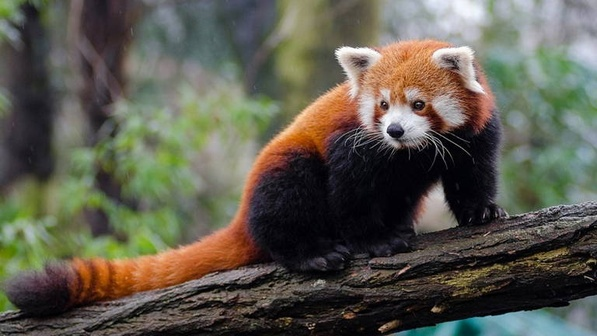
#> input picture examen_final/examen_final/python/data/animal-2.jpg, 597 x 336 px, shrunk from 768 x 432 before the run
$ jupyter execute examen_final_python.ipynb   (shell and % lines are left out)   (older library calls are emulated)
#> lines starting #> are read from the running program, lines starting #| are printed output that depends on the picture; after the words box and inside, x2 and y2 are one past the last pixel; in counts of white or black regions, pixels touching at a corner belong together
[cell 1]
import cv2
import numpy as np
import matplotlib.pyplot as plt
from pathlib import Path
import imageio.v2 as imageio


# Directorios de trabajo (se crean si no existen)
DATA_DIR = Path("data")
GIF_DIR = Path("gifs")

DATA_DIR.mkdir(exist_ok=True)
GIF_DIR.mkdir(exist_ok=True)

print("Carpeta de datos:", DATA_DIR.resolve())
print("Carpeta de GIFs:", GIF_DIR.resolve())

## 1. Carga y visualización de la imagen

En esta sección cargo una imagen a color (RGB) de un animal en vía de extinción y la muestro.

[cell 2]
img_path = DATA_DIR / "animal-2.jpg"

# Cargar imagen en BGR (formato por defecto de OpenCV)
img_bgr = cv2.imread(str(img_path))
#> img_bgr is the input picture: shape (336, 597, 3); mean B, G, R 78.8, 90.9, 93.4

if img_bgr is None:
    raise FileNotFoundError(f"No se pudo cargar la imagen en {img_path}")

# Convertir a RGB para visualizar correctamente con matplotlib
img_rgb = cv2.cvtColor(img_bgr, cv2.COLOR_BGR2RGB)

plt.figure(figsize=(5, 5))
plt.imshow(img_rgb)
plt.axis("off")
plt.title("Imagen original (RGB) - Animal en vía de extinción")
plt.show()

## 2. Filtros básicos

Se aplica:
- Un filtro de suavizado (desenfoque gaussiano).
- Un filtro de realce de bordes (Laplaciano sobre escala de grises).

[cell 3]
# Filtro de suavizado: desenfoque gaussiano
blur = cv2.GaussianBlur(img_rgb, (7, 7), sigmaX=1.5)
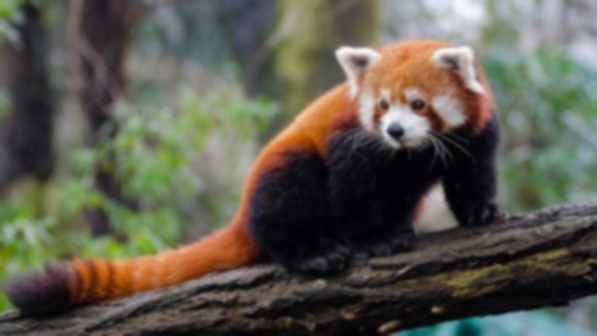
#> blur: shape (336, 597, 3); mean R, G, B 93.3, 90.9, 78.8

# Escala de grises para el filtro de bordes
gray = cv2.cvtColor(img_rgb, cv2.COLOR_RGB2GRAY)
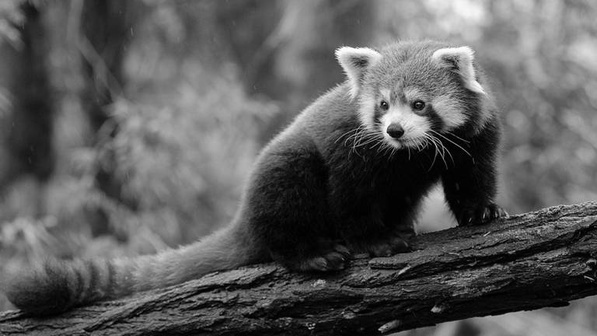
#> gray: shape (336, 597); min 0, max 255, mean 90.3

# Realce de bordes con Laplaciano
edges_lap = cv2.Laplacian(gray, ddepth=cv2.CV_64F, ksize=3)
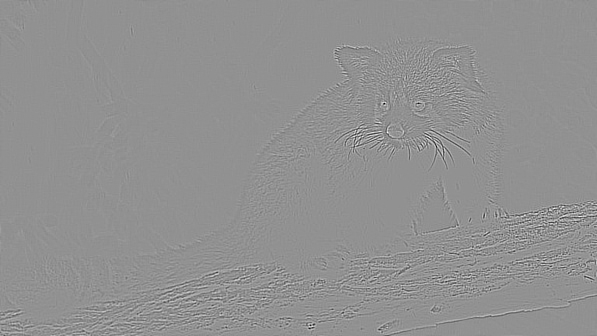
#> edges_lap: shape (336, 597) float64; min -1230, max 926, mean 0; drawn with min black and max white
edges_lap = cv2.convertScaleAbs(edges_lap)
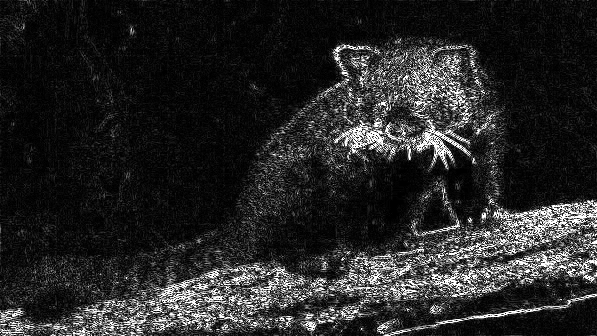
#> edges_lap: shape (336, 597); min 0, max 255, mean 38.7

fig, axes = plt.subplots(1, 3, figsize=(15, 5))

axes[0].imshow(img_rgb)
axes[0].set_title("Original")
axes[0].axis("off")

axes[1].imshow(blur)
axes[1].set_title("Suavizado (Gaussiano)")
axes[1].axis("off")

axes[2].imshow(edges_lap, cmap="gray")
axes[2].set_title("Realce de bordes (Laplaciano)")
axes[2].axis("off")

plt.show()

**Comentario visual:**

- El **suavizado gaussiano** reduce el ruido y la textura fina, por lo que la imagen se ve más “suave” y menos nítida.
- El **Laplaciano** resalta los cambios bruscos de intensidad: bordes del animal, contornos y límites con el fondo se ven como líneas claras sobre fondo más oscuro.

## 3. Visualización de canales de color (R, G, B)

Se separa la imagen en sus tres canales y se muestra cada uno en escala de grises.

[cell 4]
# Separar los tres canales
R = img_rgb[:, :, 0]
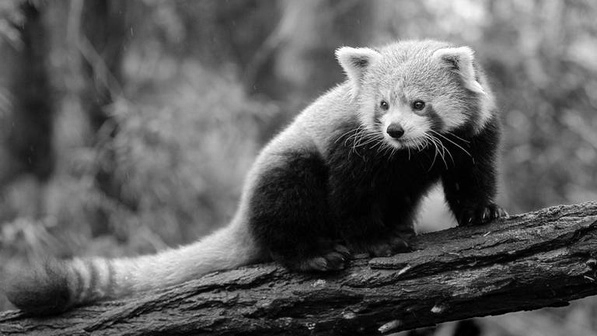
#> R: shape (336, 597); min 0, max 255, mean 93.4
G = img_rgb[:, :, 1]
B = img_rgb[:, :, 2]
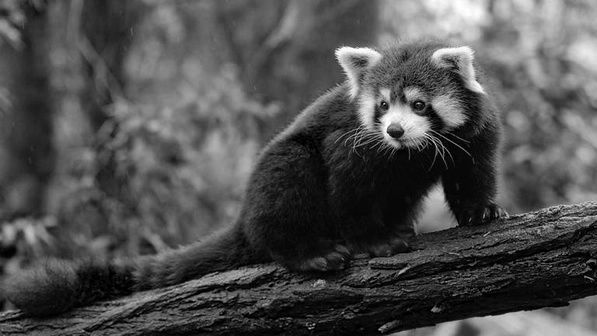
#> B: shape (336, 597); min 0, max 255, mean 78.8

fig, axes = plt.subplots(1, 3, figsize=(15, 5))

axes[0].imshow(R, cmap="gray")
axes[0].set_title("Canal R")
axes[0].axis("off")

axes[1].imshow(G, cmap="gray")
axes[1].set_title("Canal G")
axes[1].axis("off")

axes[2].imshow(B, cmap="gray")
axes[2].set_title("Canal B")
axes[2].axis("off")

plt.show()

**Observaciones por canal:**

- En el canal **R (rojo)** se ven más claras las zonas donde predomina este color (por ejemplo, partes del cuerpo del animal o fondo con tonos cálidos).
- En el canal **G (verde)** se resaltan las áreas con vegetación o tonos verdosos: hojas, plantas, algas, etc.
- En el canal **B (azul)** suelen verse más claras zonas de cielo o agua (si la imagen es marina) o elementos con tonos fríos.

Un valor más claro indica que en esa región hay **más cantidad de ese color**; más oscuro, menos.

## 4. Operaciones morfológicas

Se trabaja sobre una versión binarizada de la imagen y se aplican dos operaciones morfológicas:
- Apertura (opening).
- Cierre (closing).

[cell 5]
# Binarización con umbral de Otsu sobre la imagen en grises
_, binary = cv2.threshold(gray, 0, 255, cv2.THRESH_BINARY + cv2.THRESH_OTSU)
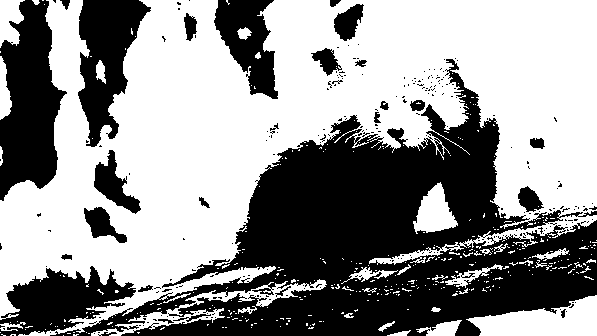
#> binary: shape (336, 597); 57.5% white; 265 black regions (238 under 20 px), largest, box (x1, y1, x2, y2) and area: (50, 59, 597, 336) 56858, (0, 0, 67, 201) 8583, (78, 0, 151, 147) 5831

# Elemento estructurante (kernel)
kernel = cv2.getStructuringElement(cv2.MORPH_RECT, (5, 5))

# Operación 1: Apertura (elimina ruido blanco pequeño)
opening = cv2.morphologyEx(binary, cv2.MORPH_OPEN, kernel)
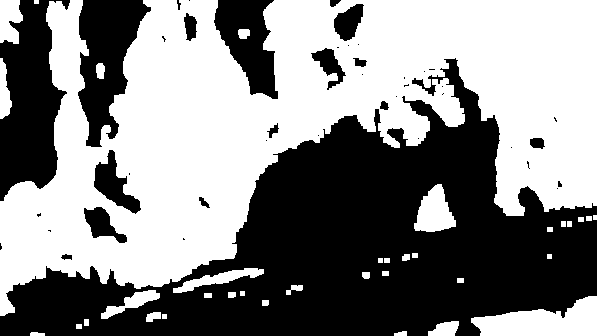
#> opening: shape (336, 597); 52.8% white; 43 black regions (26 under 20 px), largest, box (x1, y1, x2, y2) and area: (0, 58, 597, 336) 72044, (0, 0, 70, 201) 8771, (78, 0, 151, 147) 5963

# Operación 2: Cierre (rellena huecos negros dentro de objetos blancos)
closing = cv2.morphologyEx(binary, cv2.MORPH_CLOSE, kernel)
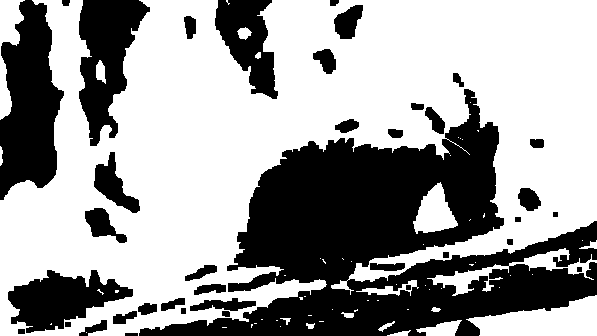
#> closing: shape (336, 597); 61.9% white; 38 black regions, largest, box (x1, y1, x2, y2) and area: (139, 89, 597, 336) 47595, (0, 0, 64, 200) 8469, (79, 0, 150, 146) 5708

fig, axes = plt.subplots(1, 3, figsize=(15, 5))

axes[0].imshow(binary, cmap="gray")
axes[0].set_title("Binarizada")
axes[0].axis("off")

axes[1].imshow(opening, cmap="gray")
axes[1].set_title("Apertura")
axes[1].axis("off")

axes[2].imshow(closing, cmap="gray")
axes[2].set_title("Cierre")
axes[2].axis("off")

plt.show()

**Efectos de las operaciones morfológicas:**

- La **apertura** (erosión seguida de dilatación) elimina objetos blancos pequeños y ruido aislado, haciendo que las regiones principales queden más “limpias”.
- El **cierre** (dilatación seguida de erosión) tiende a **cerrar huecos negros** dentro de regiones blancas y unir partes cercanas, haciendo los objetos más compactos.

## 5. Animación (GIF)

Se genera un GIF que muestra de forma secuencial:
- Imagen original.
- Filtro suavizado.
- Realce de bordes.
- Imagen binarizada.
- Resultados de apertura y cierre.

[cell 6]
frames = []

# Asegurarse de que todos los frames sean RGB
frame_original = img_rgb.copy()
frame_blur = blur.copy()
frame_edges = cv2.cvtColor(edges_lap, cv2.COLOR_GRAY2RGB)
frame_binary = cv2.cvtColor(binary, cv2.COLOR_GRAY2RGB)
frame_opening = cv2.cvtColor(opening, cv2.COLOR_GRAY2RGB)
frame_closing = cv2.cvtColor(closing, cv2.COLOR_GRAY2RGB)

frames.extend([
    frame_original,
    frame_blur,
    frame_edges,
    frame_binary,
    frame_opening,
    frame_closing,
])

gif_path = GIF_DIR / "procesamiento_animal.gif"

# loop=0 → se repite para siempre
imageio.mimsave(
    gif_path,
    frames,
    duration=0.8,  # 0.8 s por frame
    loop=0
)

print("GIF guardado en:", gif_path)

$ run again, with examen_final/examen_final/python/data/animal.jpg copied over examen_final/examen_final/python/data/animal-2.jpg
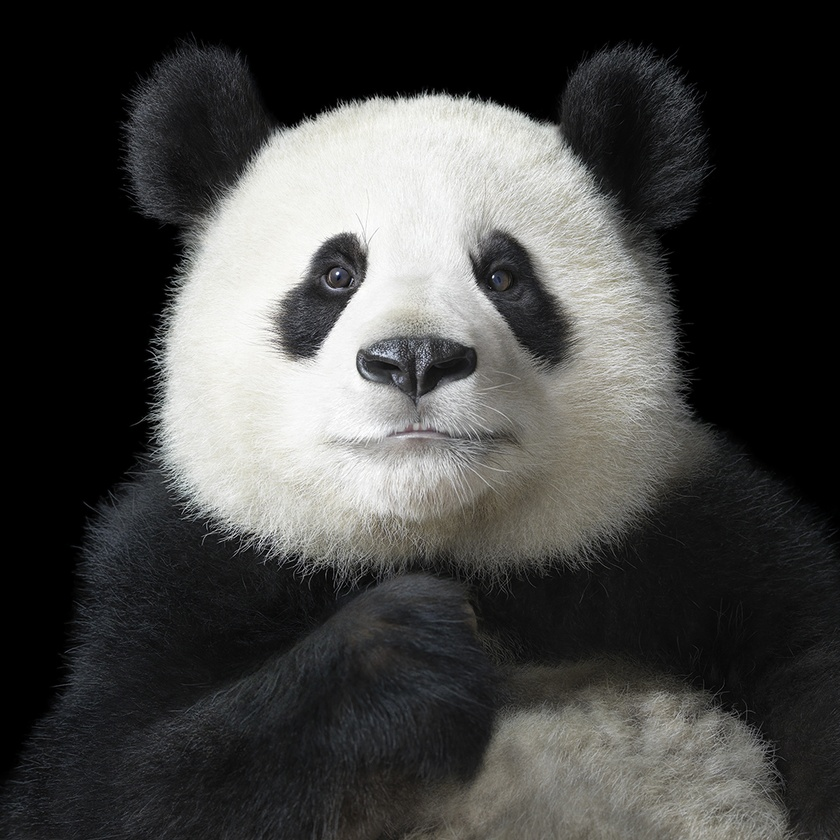
#> input picture examen_final/examen_final/python/data/animal.jpg, 840 x 840 px, shrunk from 1080 x 1080 before the run
#> img_bgr is the input picture: shape (840, 840, 3); mean B, G, R 66.8, 68.3, 68.3
#> `_, binary = cv2.threshold(gray, 0, 255, cv2.THRESH_BINARY + cv2.THRESH..`:
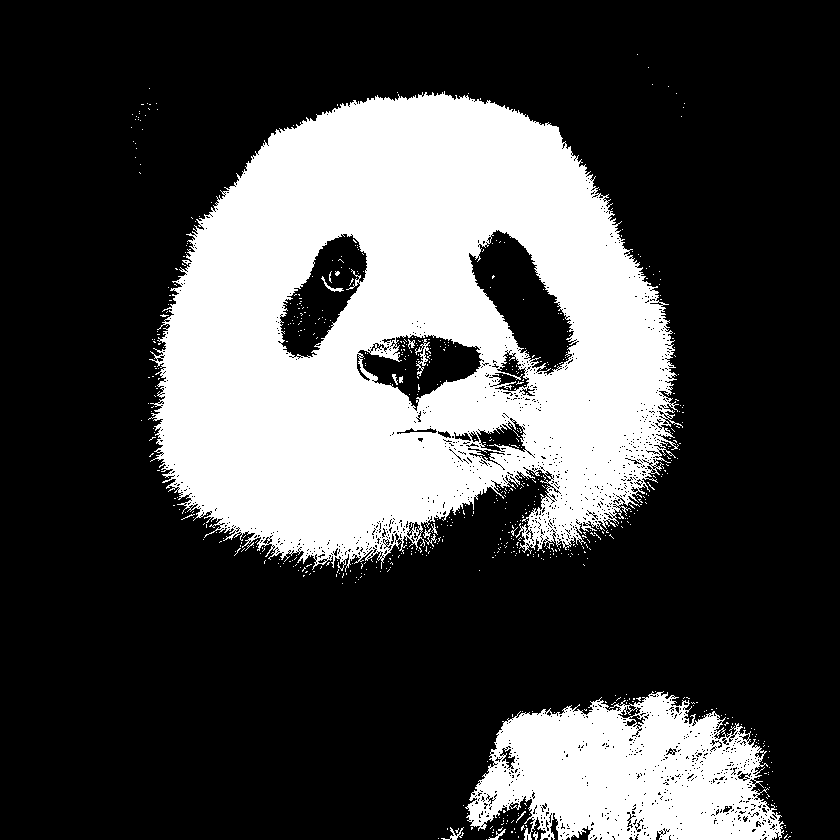
#> binary: shape (840, 840); 28.1% white; 687 white regions (674 under 20 px), largest, box (x1, y1, x2, y2) and area: (148, 91, 683, 572) 164826, (465, 691, 784, 840) 31584, (415, 339, 431, 376) 173
#> opening: shape (840, 840); 25.3% white; 21 white regions, largest, box (x1, y1, x2, y2) and area: (157, 94, 669, 555) 151756, (477, 696, 775, 840) 25681, (469, 801, 484, 826) 243
#> `closing = cv2.morphologyEx(binary, cv2.MORPH_CLOSE, kernel)`:
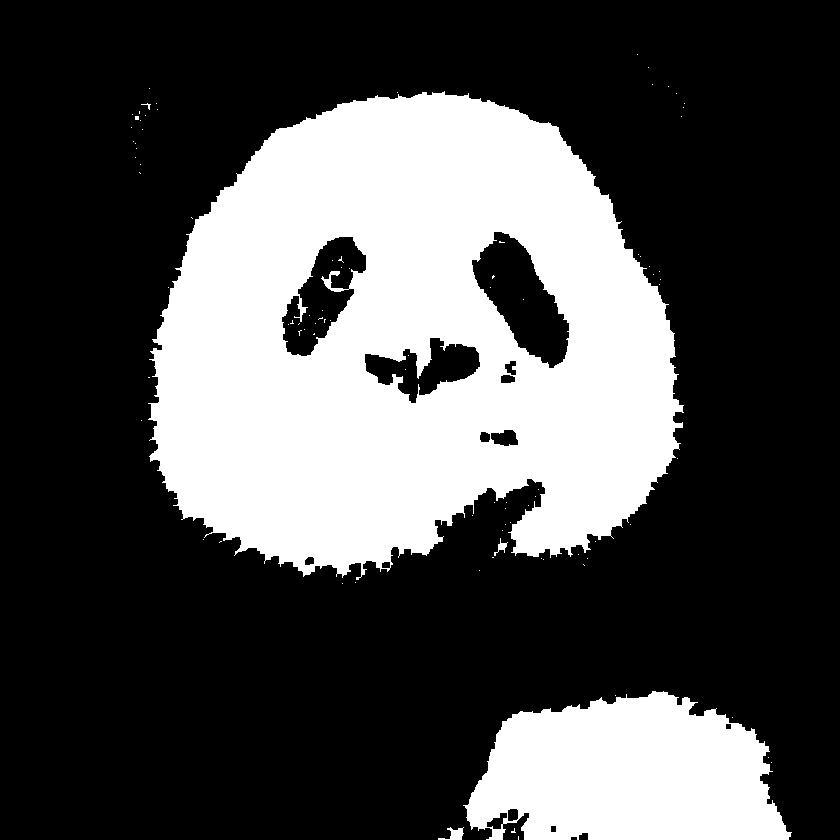
#> closing: shape (840, 840); 30.7% white; 93 white regions (88 under 20 px), largest, box (x1, y1, x2, y2) and area: (148, 91, 684, 580) 179885, (463, 691, 792, 840) 36649, (438, 827, 464, 840) 164, (494, 538, 508, 556) 77, (141, 103, 151, 110) 20
